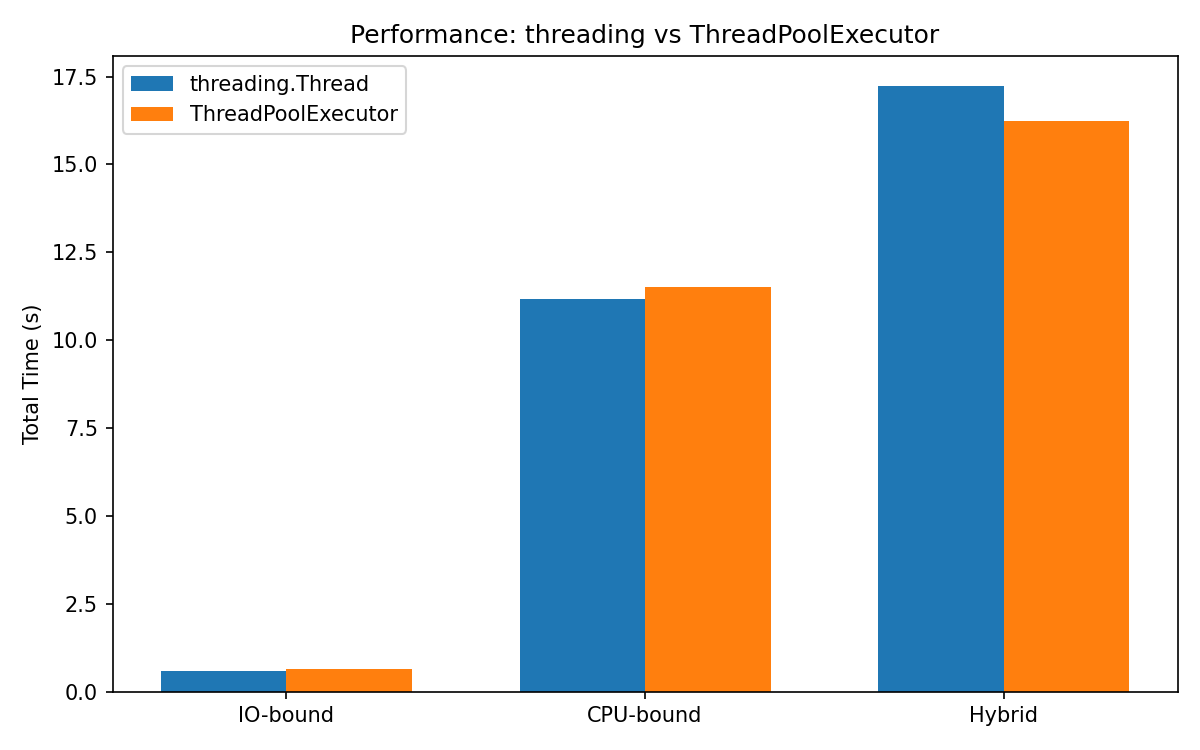

Write the Python code that produced this figure.
"""
threading_vs_executor.py — Compares raw threading vs ThreadPoolExecutor on different workloads.

Workloads:
- IO-bound (sleep),
- CPU-bound (sum of squares),
- Hybrid (math + sleep).

Generates a timing comparison bar chart.
"""

import threading
from concurrent.futures import ThreadPoolExecutor
import random
from time import sleep, perf_counter
import matplotlib.pyplot as plt

from src.utils.logger import log

NUM_TASKS = 1500
WORKER_DELAY = (0.3, 0.5)


def io_heavy_work(task_id: int):
    sleep_time = round(random.uniform(*WORKER_DELAY), 2)
    sleep(sleep_time)
    return sleep_time


def cpu_heavy_work(task_id: int):
    total = sum(x ** 2 for x in range(100_000))
    return total


def hybrid_work(task_id: int):
    total = sum(x ** 2 for x in range(100_000))
    sleep(round(random.uniform(*WORKER_DELAY), 2))
    return total


def run_with_threads(work_fn):
    start = perf_counter()
    threads = []

    for i in range(NUM_TASKS):
        t = threading.Thread(target=work_fn, args=(i,))
        t.start()
        threads.append(t)

    for t in threads:
        t.join()

    return perf_counter() - start


def run_with_executor(work_fn):
    start = perf_counter()
    with ThreadPoolExecutor(max_workers=NUM_TASKS) as executor:
        list(executor.map(work_fn, range(NUM_TASKS)))
    return perf_counter() - start


def benchmark(label, work_fn):
    log(f"\n🧪 Benchmarking: {label}")
    t_thread = run_with_threads(work_fn)
    log(f"🧵 threading.Thread time: {t_thread:.2f}s")

    t_pool = run_with_executor(work_fn)
    log(f"⚙️ ThreadPoolExecutor time: {t_pool:.2f}s")

    return t_thread, t_pool


def plot_all(results):
    labels = list(results.keys())
    thread_times = [v[0] for v in results.values()]
    pool_times = [v[1] for v in results.values()]

    x = range(len(labels))
    width = 0.35

    plt.figure(figsize=(8, 5))
    plt.bar([i - width / 2 for i in x], thread_times, width=width, label='threading.Thread')
    plt.bar([i + width / 2 for i in x], pool_times, width=width, label='ThreadPoolExecutor')

    plt.ylabel("Total Time (s)")
    plt.title("Performance: threading vs ThreadPoolExecutor")
    plt.xticks(ticks=x, labels=labels)
    plt.legend()
    plt.tight_layout()

    # Show and save
    plt.savefig("threading_vs_executor.png", dpi=150)
    log("🖼️ Saved plot as 'threading_vs_executor.png'")
    plt.show()


def run_all_benchmarks():
    results = {
        "IO-bound": benchmark("IO-bound (sleep)", io_heavy_work),
        "CPU-bound": benchmark("CPU-bound (sum)", cpu_heavy_work),
        "Hybrid": benchmark("Hybrid (math + sleep)", hybrid_work),
    }
    plot_all(results)


if __name__ == "__main__":
    run_all_benchmarks()
